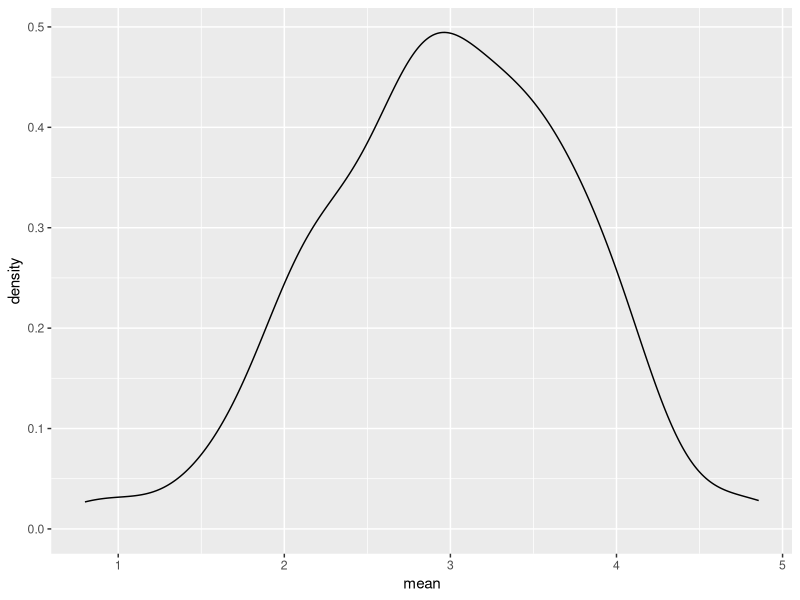
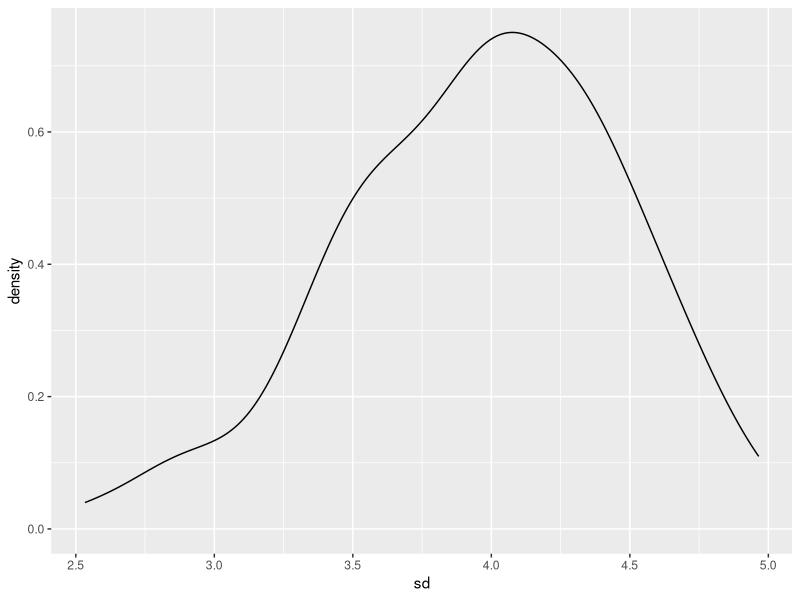
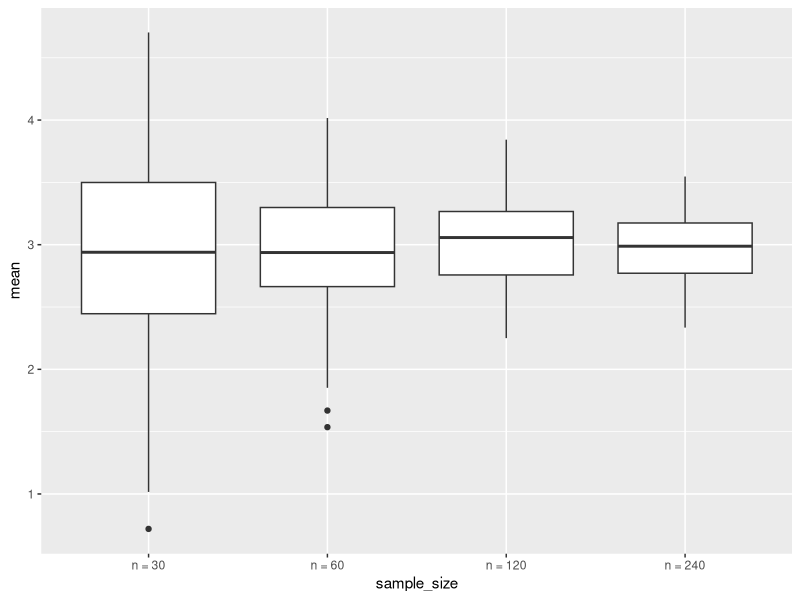
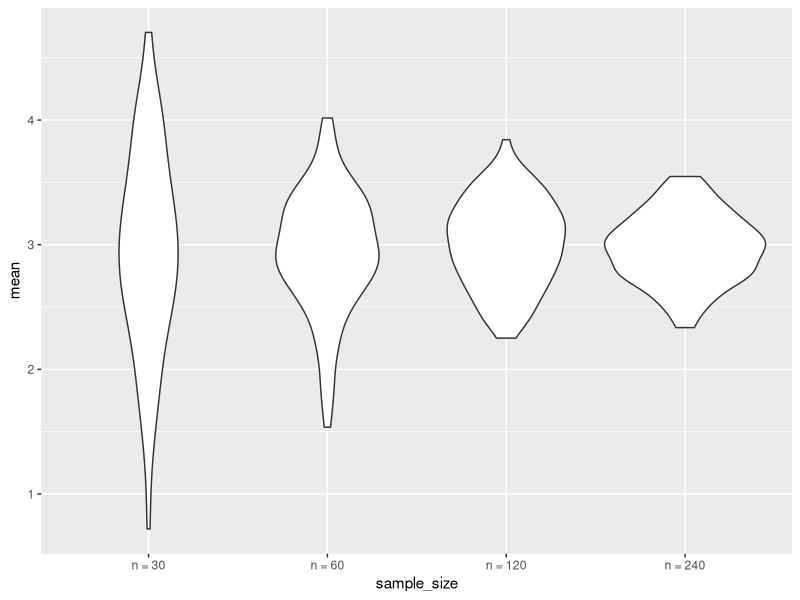

Write the R code that produced these figures, in order.
## ---- chunk 1
knitr::opts_chunk$set(echo = TRUE)

library(tidyverse)
set.seed(1)
## ---- chunk 2
sim_mean_sd = function(samp_size, mu = 3, sigma = 4) {
  
  sim_data = tibble(
    x = rnorm(n = samp_size, mean = mu, sd = sigma),
  )
  
  sim_data %>% 
    summarize(
      mean = mean(x),
      sd = sd(x)
    )
}

## ---- chunk 3
sim_mean_sd(30)
## ---- chunk 4
output = vector("list", length = 100)

for(i in 1:100) {
  output[[i]] = sim_mean_sd(samp_size = 30)
}

bind_rows(output)
## ---- chunk 5
sim_result = 
  rerun(100, sim_mean_sd(samp_size = 30)) %>%
  bind_rows()
## ---- chunk 6
sim_result %>%
  ggplot(aes(x = mean)) + geom_density()

sim_result %>%
  summarize(
    avg_samp_mean = mean(mean),
    sd_samp_mean = sd(mean)
  )

sim_result %>%
  ggplot(aes(x=sd))+geom_density()
## ---- chunk 7
n_list = 
  list(
    "n=30" = 30,
    "n =60" = 60,
    "n=120"=120,
    "n=240"=240
  )

output = vector("list", length = 4)

output[[1]] = rerun(100, sim_mean_sd(samp_size = n_list[[1]])) %>% bind_rows()
output[[2]] = rerun(100, sim_mean_sd(samp_size = n_list[[1]])) %>% bind_rows()

for(i in 1:4) {
  output[[i]] = 
    rerun(100, sim_mean_sd(samp_size = n_list[[i]]))%>%
    bind_rows()
}
## ---- chunk 8
tibble(
  sample_size = c(30, 60, 120, 240)
)%>%
  mutate(
    output_lists = map(.x = sample_size, ~ rerun(100, sim_mean_sd(.x))),
  ) %>% pull(output_lists)

## ---- chunk 9
tibble(
  sample_size = c(30, 60, 120, 240)
)%>%
  mutate(
    output_lists = map(.x = sample_size, ~ rerun(100, sim_mean_sd(.x))),
    estimate_df = map(output_lists, bind_rows)
  ) %>% pull(estimate_df)

## ---- chunk 10
sim_results = 
tibble(
  sample_size = c(30, 60, 120, 240)
)%>%
  mutate(
    output_lists = map(.x = sample_size, ~ rerun(100, sim_mean_sd(.x))),
    estimate_df = map(output_lists, bind_rows)
  ) %>% 
  select(-output_lists) %>%
  unnest(estimate_df)
## ---- chunk 11
sim_results %>%
  mutate(
    sample_size = str_c("n = ", sample_size),
    sample_size = fct_inorder(sample_size)) %>%
  ggplot(aes(x = sample_size, y = mean)) +
  geom_boxplot()
## ---- chunk 12
sim_results %>%
  mutate(
    sample_size = str_c("n = ", sample_size),
    sample_size = fct_inorder(sample_size)) %>%
  ggplot(aes(x = sample_size, y = mean)) +
  geom_violin()
## ---- chunk 13
sim_results %>%
  group_by(sample_size) %>%
  summarize(
    ave_samp_mean = mean(mean),
    sd_samp_mean = sd(mean)
  )
